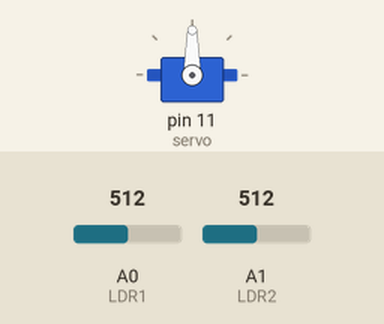
Bench run of a sketch on a simulated Arduino Uno, built with avr-gcc and run on an emulated ATmega328P. On the bench: servo. The inputs (shaded band) are chosen by the test bench; at power-on: A0 (LDR1) = 512, A1 (LDR2) = 512.

Above: at 2.2 s.
2.3 s: A0 (LDR1) set to 540
At 4.9 s:
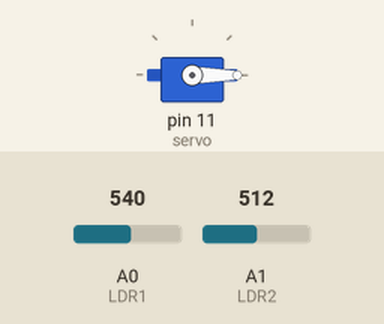
5.3 s: A0 (LDR1) set to 306
At 7.11 s:
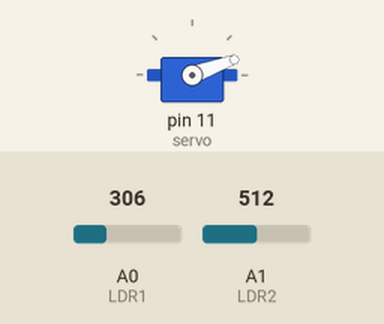
8.3 s: A1 (LDR2) set to 330
11.3 s: A1 (LDR2) set to 308
12.8 s: A1 (LDR2) set to 122
At 14.41 s:
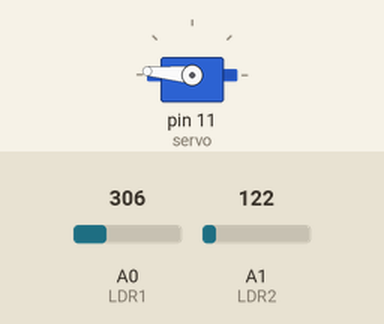
Timing chart, 0 to 16.8 s (numbered marks = the images above; inputs shaded):
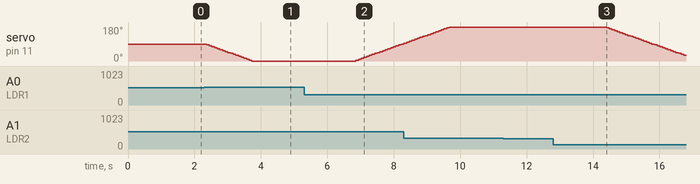

The sketch:

iot_solar_tracking.ino
```cpp
#include <Servo.h>
#define LDR1 A0
#define LDR2 A1
#define d 10
int angle=90;
Servo servo;
void setup() {
  // put your setup code here, to run once:
  servo.attach(11);
  servo.write(angle);
  delay(1000);
}

void loop() {
  // put your main code here, to run repeatedly:
  int ldr1 = analogRead(LDR1);
  int ldr2 = analogRead(LDR2);
  if((abs(ldr1 - ldr2)>d)) {
    if (ldr1 > ldr2) {
      angle = angle-5;
    }
    if (ldr1 < ldr2) {
      angle = 5+angle;
    }
  }
  servo.write(angle);
  delay(80);
}
```

Measured:
- the behaviour switches between 522 and 523 on A0 (LDR1) (found by bisection; images 0 and 1)
- after the input at 2.3 s, servo on pin 11 (servo): moves from 90° to 0° over 1.4 s, starting after 0.07 s
- after the input at 5.3 s, servo on pin 11 (servo): moves from 0° to 90° over 1.4 s, starting after 1.6 s
- after the input at 11.3 s, every drawn part: stays the same
- after the input at 12.8 s, servo on pin 11 (servo): moves from 180° to 30° over 2.3 s, starting after 1.6 s
